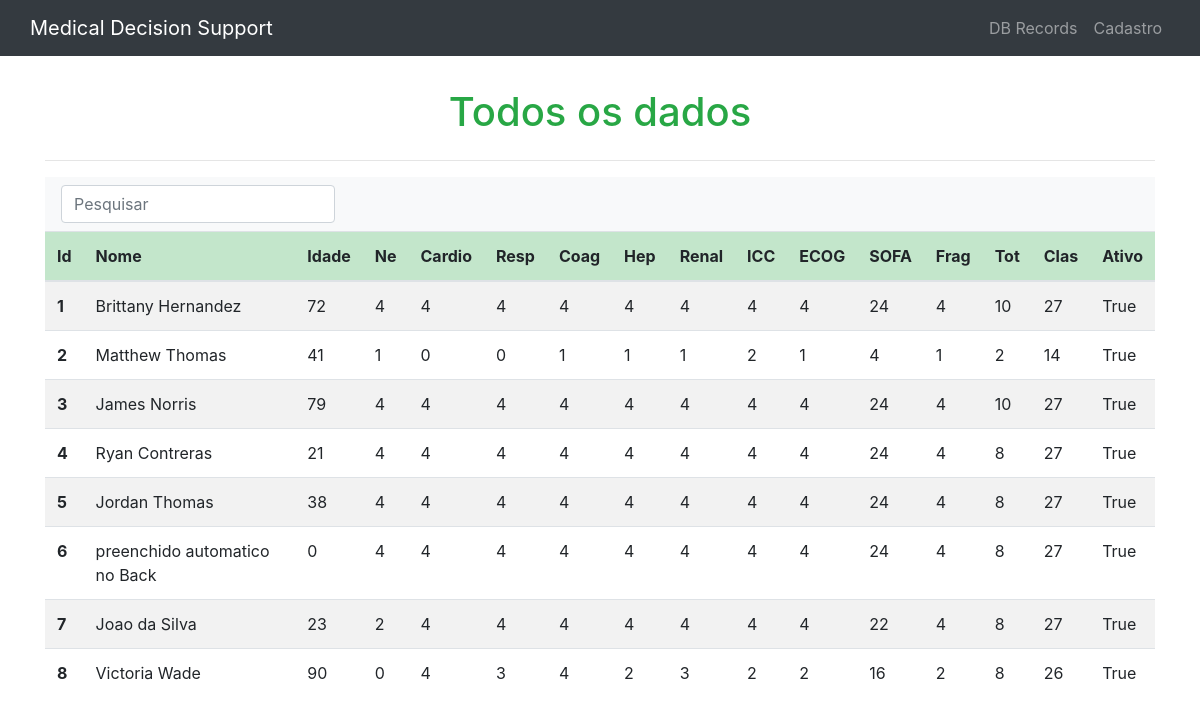
The app's page /records/, older data.
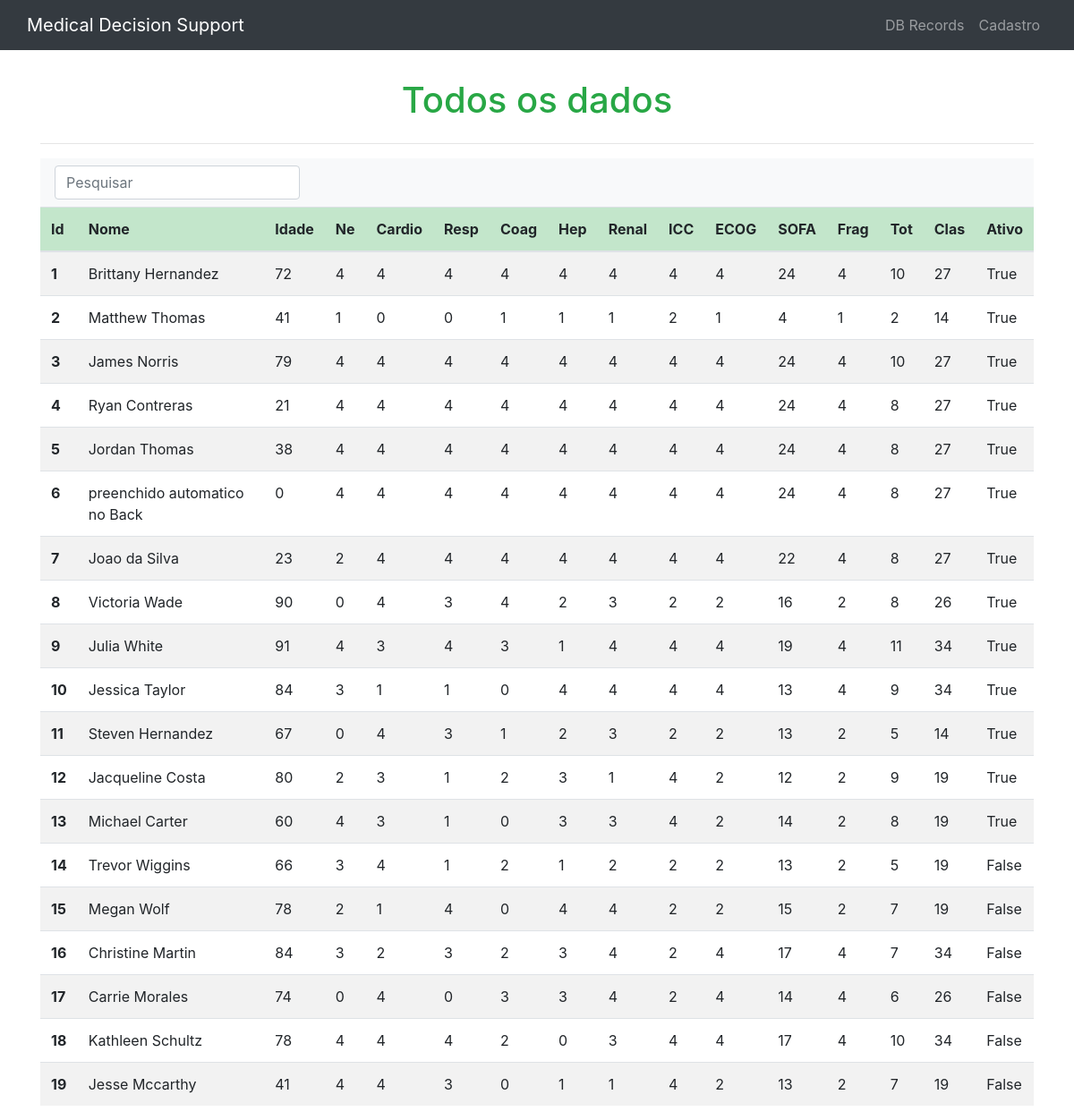
The same page, newer data.
### patient/models.py (models this page shows)
class DataPatient(models.Model):
    patient = models.CharField(max_length=200)
    age = models.IntegerField()
    neurological = models.IntegerField()
    cardiovascular = models.IntegerField()
    respiratory = models.IntegerField()
    coagulation = models.IntegerField()
    hepatic = models.IntegerField()
    renal = models.IntegerField()
    icc = models.IntegerField()
    ecog = models.IntegerField()
    scoreSOFA = models.IntegerField()
    scoreFragility = models.IntegerField()
    scoreTotal = models.IntegerField()
    classification = models.IntegerField()
    active = models.BooleanField()

### patient/views.py (the view)
# urls.py: path('records/', views.db_record, name='records'),
def db_record(request):
    dataPacientReturn = DataPatient.objects.all()
    context = {
        'patient_records': dataPacientReturn
    }
    return render(request, 'database.html', context)

### patient/templates/database.html (shortened to what this page needs)
{% extends 'base.html' %}
{% block content %}
<h1 class='text-center text-success mt-4 p-2'> Todos os dados</h1>
<hr>
<nav class="navbar navbar-light bg-light">
    <form class="form-inline">
      <input class="form-control mr-sm-2" type="search" id="myInput" placeholder="Pesquisar" aria-label="Pesquisar">
    </form>
  </nav>
<div class="table-responsive">
    <table class="table table-striped" >
        <thead>
            <tr>
                <th class='table-success' scope="col" data-toggle="tooltip" title="Identificador do Paciente">Id</th>
                <th class='table-success' scope="col" data-toggle="tooltip" title="Nome do Paciente">Nome</th>
                <th class='table-success' scope="col" data-toggle="tooltip" title="Idade">Idade</th>
                <th class='table-success' scope="col" data-toggle="tooltip" title="Neurological" >Ne</th>
                <th class='table-success' scope="col" data-toggle="tooltip" title="Cardiovascular" >Cardio</th>
                <th class='table-success' scope="col" data-toggle="tooltip" title="Respitatório" >Resp</th>
                <th class='table-success' scope="col" data-toggle="tooltip" title="Coagulaçao" >Coag</th>
                <th class='table-success' scope="col" data-toggle="tooltip" title="Hepático" >Hep</th>
                <th class='table-success' scope="col" data-toggle="tooltip" title="Renal" >Renal</th>
                <th class='table-success' scope="col" data-toggle="tooltip" title="Índice de Comorbidade de Charlson" >ICC</th>
                <th class='table-success' scope="col" data-toggle="tooltip" title="Eastern Cooperative Oncology Group" >ECOG</th>
                <th class='table-success' scope="col" data-toggle="tooltip" title="Cálculo SOFA SOFA" >SOFA</th>
                <th class='table-success' scope="col" data-toggle="tooltip" title="Cálculo Fragility" >Frag</th>
                <th class='table-success' scope="col" data-toggle="tooltip" title="Cálculo Total" >Tot</th>
                <th class='table-success' scope="col" data-toggle="tooltip" title="classificação" >Clas</th>
                <th class='table-success' scope="col">Ativo</th>
            </tr>
        </thead>
        <tbody id="myTable">
            {% if patient_records %}
            {% for data in patient_records %}
            <tr>
                <th scope="row">{{ data.id }}</th>
                <td>{{ data.patient }}</td>
                <td>{{ data.age  }}</td>
                <td>{{ data.neurological }}</td>
                <td>{{ data.cardiovascular }}</td>
                <td>{{ data.respiratory  }}</td>
                <td>{{ data.coagulation }}</td>
                <td>{{ data.hepatic }}</td>
                <td>{{ data.renal }}</td>
                <td>{{ data.icc }}</td>
                <td>{{ data.ecog }}</td>
                <td>{{ data.scoreSOFA }}</td>
                <td>{{ data.scoreFragility }}</td>
                <td>{{ data.scoreTotal }}</td>
                <td>{{ data.classification }}</td>
                <td>{{ data.active }}</td>
            </tr>
            {% endfor %}
            {% else %}
            <p>No Data in The Database so Far!</p>
            {% endif %}
        </tbody>
    </table>
</div>
{% endblock  %}

### patient/templates/base.html (shortened to what this page needs)
<!DOCTYPE html>
<html lang="pt-br">
<head>
    <link rel="stylesheet" href="https://stackpath.bootstrapcdn.com/bootstrap/4.5.2/css/bootstrap.min.css">
</head>
<body>
    <header>
        <nav class="navbar navbar-expand navbar-dark bg-dark mb-3">
            <div class="container">
                <a class="navbar-brand" href="{% url 'home' %}">Medical Decision Support</a>
                <ul class="navbar-nav">
                    {% if user.is_authenticated %}
                    <li class="nav-item">
                        <a class="nav-link" href="{% url 'home' %}">Home</a>
                    </li>
                    {% else %}
                    <li class="nav-item">
                        <a class="nav-link" href="{% url 'records' %}">DB Records</a>
                    </li>
                    <li class="nav-item">
                        <a class="nav-link" href="">Cadastro</a>
                    </li>
                    {% endif %}
                </ul>
            </div>
        </nav>
    </header>
    <main class="container">
        {% block content %}
        {% endblock %}
    </main>
</body>
</html>

Row changes from the older to the newer data that the page shows:
added DataPatient: id "9", patient "Julia White", age "91", neurological "4", cardiovascular "3", respiratory "4", coagulation "3", hepatic "1", renal "4", icc "4", ecog "4", scoreSOFA "19", scoreFragility "4", scoreTotal "11", classification "34", active "True"
added DataPatient: id "10", patient "Jessica Taylor", age "84", neurological "3", cardiovascular "1", respiratory "1", coagulation "0", hepatic "4", renal "4", icc "4", ecog "4", scoreSOFA "13", scoreFragility "4", scoreTotal "9", classification "34", active "True"
added DataPatient: id "11", patient "Steven Hernandez", age "67", neurological "0", cardiovascular "4", respiratory "3", coagulation "1", hepatic "2", renal "3", icc "2", ecog "2", scoreSOFA "13", scoreFragility "2", scoreTotal "5", classification "14", active "True"
added DataPatient: id "12", patient "Jacqueline Costa", age "80", neurological "2", cardiovascular "3", respiratory "1", coagulation "2", hepatic "3", renal "1", icc "4", ecog "2", scoreSOFA "12", scoreFragility "2", scoreTotal "9", classification "19", active "True"
added DataPatient: id "13", patient "Michael Carter", age "60", neurological "4", cardiovascular "3", respiratory "1", coagulation "0", hepatic "3", renal "3", icc "4", ecog "2", scoreSOFA "14", scoreFragility "2", scoreTotal "8", classification "19", active "True"
added DataPatient: id "14", patient "Trevor Wiggins", age "66", neurological "3", cardiovascular "4", respiratory "1", coagulation "2", hepatic "1", renal "2", icc "2", ecog "2", scoreSOFA "13", scoreFragility "2", scoreTotal "5", classification "19", active "False"
added DataPatient: id "15", patient "Megan Wolf", age "78", neurological "2", cardiovascular "1", respiratory "4", coagulation "0", hepatic "4", renal "4", icc "2", ecog "2", scoreSOFA "15", scoreFragility "2", scoreTotal "7", classification "19", active "False"
added DataPatient: id "16", patient "Christine Martin", age "84", neurological "3", cardiovascular "2", respiratory "3", coagulation "2", hepatic "3", renal "4", icc "2", ecog "4", scoreSOFA "17", scoreFragility "4", scoreTotal "7", classification "34", active "False"
added DataPatient: id "17", patient "Carrie Morales", age "74", neurological "0", cardiovascular "4", respiratory "0", coagulation "3", hepatic "3", renal "4", icc "2", ecog "4", scoreSOFA "14", scoreFragility "4", scoreTotal "6", classification "26", active "False"
added DataPatient: id "18", patient "Kathleen Schultz", age "78", neurological "4", cardiovascular "4", respiratory "4", coagulation "2", hepatic "0", renal "3", icc "4", ecog "4", scoreSOFA "17", scoreFragility "4", scoreTotal "10", classification "34", active "False"
added DataPatient: id "19", patient "Jesse Mccarthy", age "41", neurological "4", cardiovascular "4", respiratory "3", coagulation "0", hepatic "1", renal "1", icc "4", ecog "2", scoreSOFA "13", scoreFragility "2", scoreTotal "7", classification "19", active "False"
